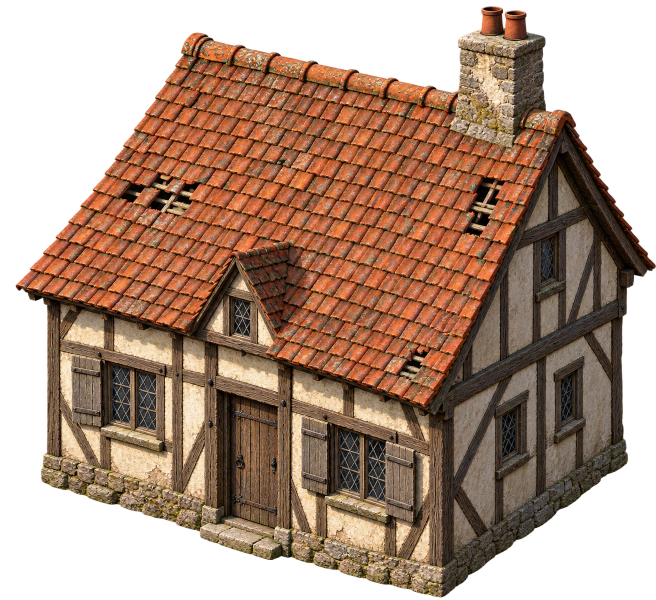
#> input picture assets/realistic/building-sources/timber-cottage.png, 1312 x 1199 px (shown at 1/2 size); its folder holds 4 pictures in this run
$ python make_building_sprites.py
#> lines starting #> are read from the running program, lines starting #| are printed output that depends on the picture; after the words box and inside, x2 and y2 are one past the last pixel; in counts of white or black regions, pixels touching at a corner belong together
"""Make compact transparent WebP house sprites from the painted PNG sources."""
from pathlib import Path

from PIL import Image


ROOT = Path(__file__).resolve().parents[1] / "assets" / "realistic"
SOURCE = ROOT / "building-sources"
OUTPUT = ROOT / "buildings"


def main():
    OUTPUT.mkdir(parents=True, exist_ok=True)
    for name in ("timber-cottage", "stone-townhouse", "timber-cottage-destroyed", "stone-townhouse-destroyed"):
        image = Image.open(SOURCE / f"{name}.png").convert("RGBA")
#> image is the input picture: PIL image 1312x1199 RGBA; mean R, G, B, A 90.4, 62.8, 45.3, 167.4
        visible = image.getchannel("A").point(lambda alpha: 255 if alpha > 12 else 0)
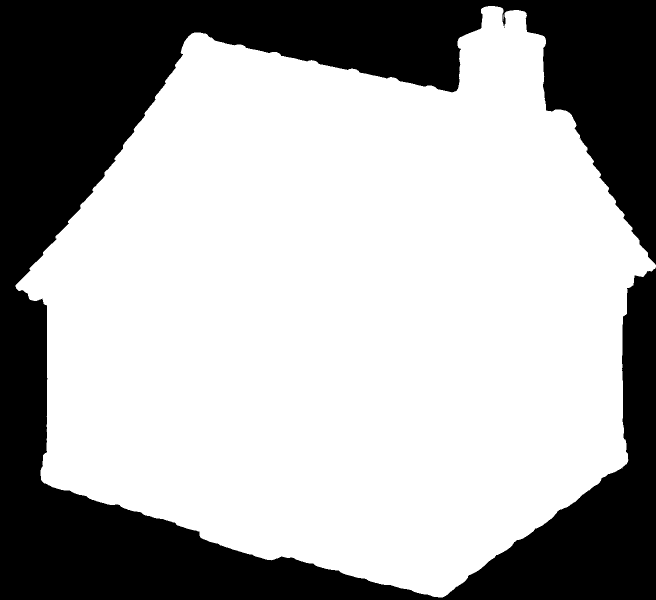
#> visible: PIL image 1312x1199 L (shown at 1/2 size); 66.6% white; 2 black regions (1 under 20 px), largest, box (x1, y1, x2, y2) and area: (0, 0, 1312, 1199) 525699
        box = visible.getbbox()
#> box = (31, 12, 1312, 1195)
        if box is None:
            raise ValueError(f"No visible pixels in {name}")
        pad = 14
        image = image.crop((max(0, box[0] - pad), max(0, box[1] - pad),
                            min(image.width, box[2] + pad), min(image.height, box[3] + pad)))
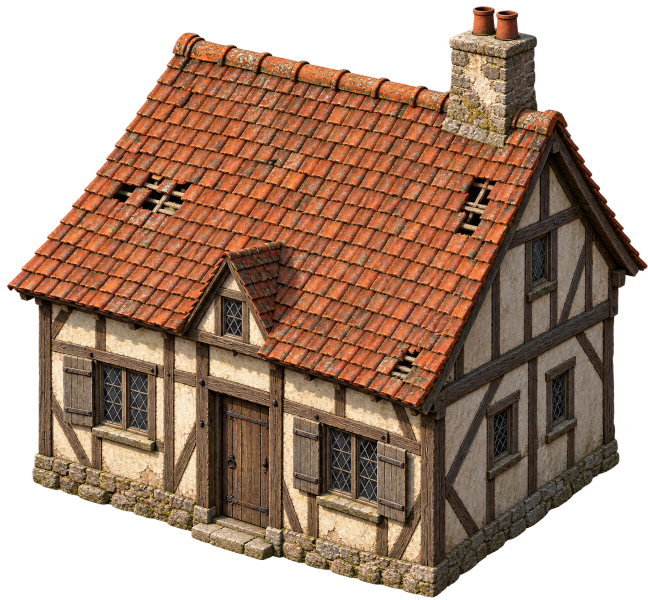
#> image: PIL image 1295x1199 RGBA (shown at 1/2 size); mean R, G, B, A 91.6, 63.6, 45.9, 169.6; transparent parts drawn white
        image.thumbnail((420, 420), Image.Resampling.LANCZOS)
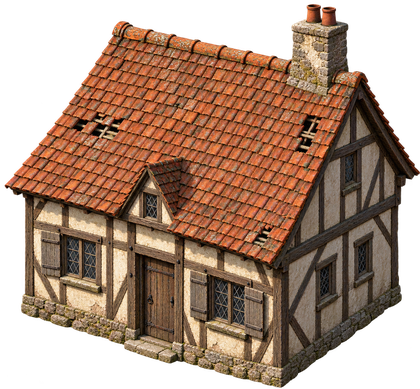
#> image: PIL image 420x389 RGBA; mean R, G, B, A 91.7, 63.7, 45.9, 169.6; transparent parts drawn white
        path = OUTPUT / f"{name}.webp"
        image.save(path, "WEBP", quality=86, method=6)
#> (the run stopped early here; a loop or call above may not have finished)
